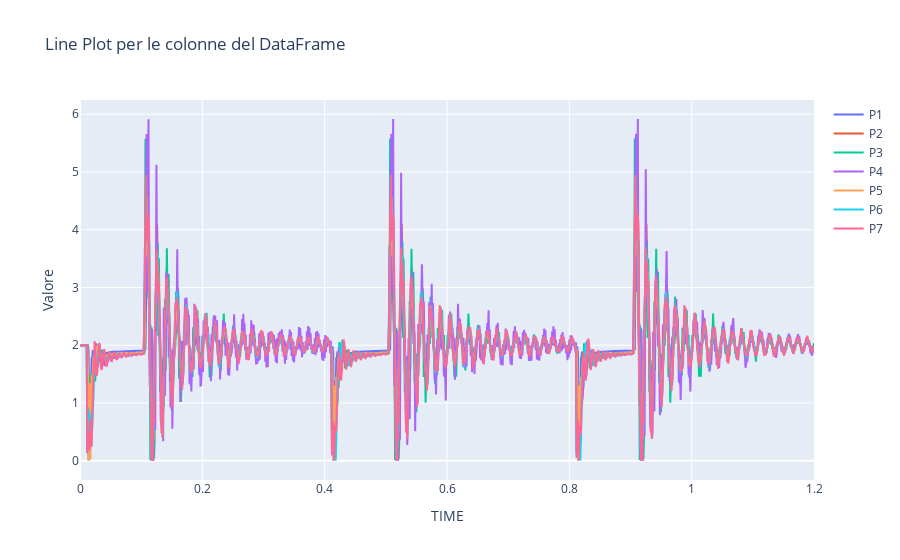

The cell this chart's notebook holds for it:
### Code cell
traces = []
for column in df.columns:
    if column != 'TIME':  
        trace = go.Scatter(x=df['TIME'], y=df[column], mode='lines', name=column)
        traces.append(trace)


layout = go.Layout(title='Line Plot per le colonne del DataFrame',
                   xaxis=dict(title='TIME'),
                   yaxis=dict(title='Valore'))


fig = go.Figure(data=traces, layout=layout)


fig.show()

### Figure 1 — Plotly figure (JSON) as saved in the notebook; plotly's stock layout.template omitted (floating-point values rounded to 4 significant figures; data arrays with more than 128 entries replaced by an {"elided": "..."} marker saying what was removed)
{"data": [{"mode": "lines", "name": "P1", "type": "scatter", "x": {"elided": "1201 float values"}, "y": {"elided": "1201 float values"}}, {"mode": "lines", "name": "P2", "type": "scatter", "x": {"elided": "1201 float values"}, "y": {"elided": "1201 float values"}}, {"mode": "lines", "name": "P3", "type": "scatter", "x": {"elided": "1201 float values"}, "y": {"elided": "1201 float values"}}, {"mode": "lines", "name": "P4", "type": "scatter", "x": {"elided": "1201 float values"}, "y": {"elided": "1201 float values"}}, {"mode": "lines", "name": "P5", "type": "scatter", "x": {"elided": "1201 float values"}, "y": {"elided": "1201 float values"}}, {"mode": "lines", "name": "P6", "type": "scatter", "x": {"elided": "1201 float values"}, "y": {"elided": "1201 float values"}}, {"mode": "lines", "name": "P7", "type": "scatter", "x": {"elided": "1201 float values"}, "y": {"elided": "1201 float values"}}], "layout": {"title": {"text": "Line Plot per le colonne del DataFrame"}, "xaxis": {"title": {"text": "TIME"}}, "yaxis": {"title": {"text": "Valore"}}}}
